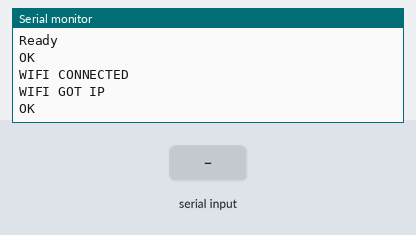
Bench run of a sketch on a simulated Arduino Mega 2560, built with avr-gcc and run on an emulated ATmega2560. Shown: the last lines printed to the serial monitor. Inputs (shaded band) come from the test bench. Random numbers use the default seed unless the sketch sets one; the modem accepts every AT command (registered, SIM ready, sends succeed) and sends nothing else.

Above: at 9.2 s.
9.3 s: "1" received over the second serial link
At 10.6 s:
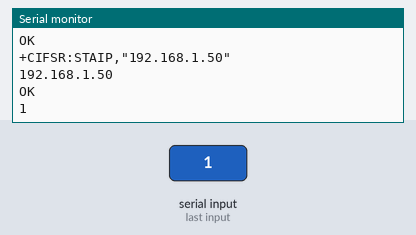
11.5 s: "0" received over the second serial link
At 12.8 s:
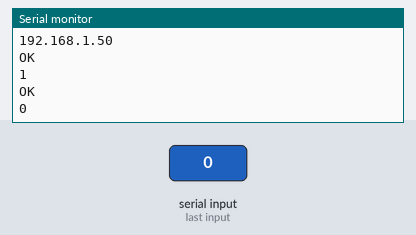
14.5 s: "2" received over the second serial link
At 16.4 s:
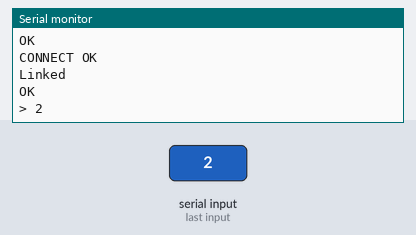

Measured:
- after the input at 9.3 s, the serial monitor: prints a new line after 0.76 s (image 1)
- after the input at 11.5 s, the serial monitor: prints a new line after 0.51 s (image 2)
- after the input at 14.5 s, the serial monitor: prints a new line after 0.51 s (image 3)

The sketch:

ESP_Clint.ino
```cpp
void setup() {
  // put your setup code here, to run once:
Serial.begin(9600);
Serial3.begin(115200);
Serial.println("AT command egin....");
sendtoESP("AT",1000);
sendtoESP("AT+RST",1000);
sendtoESP("AT+CWMODE=1",1000);
sendtoESP("AT+CWJAP=\"GSP-STAFF\",\"55r@G5b#\"",5000);
}

void loop() {
  // put your main code here, to run repeatedly:
int a=random(0,100);
int b=random(200,500);
sendtoESP("AT+CIFSR",2000);
sendtoESP("AT+CIPMUX=0",2000);
sendtoESP("AT+CIPSTART=\"TCP\",\"api.thingspeak.com\",80",1000);

String url = "GET /update?api_key=TEXNCPTGE11J48VK&field1=" +String(a)+"&field2=" + String(b)+ "HTTP/1.1\r\nHOST:api.thingsspeak.com\r\nConnection: close\r\n\r\n";
int l = url.length();
sendtoESP("AT+CIPSEND="+String(l),2000);
sendtoESP(url,5000);
//sendtoESP("AT+CIPCLOSE",2000);
//sendtoESP("AT+CIPCLOSE",2000);

delay(15000);
}


void sendtoESP(String cmd, int delayTime)
{
  Serial3.println(cmd);

  delay(delayTime);
  while(Serial3.available())
  {
    Serial.write(Serial3.read()) ;  // responds frome ESP
  }
}
```
